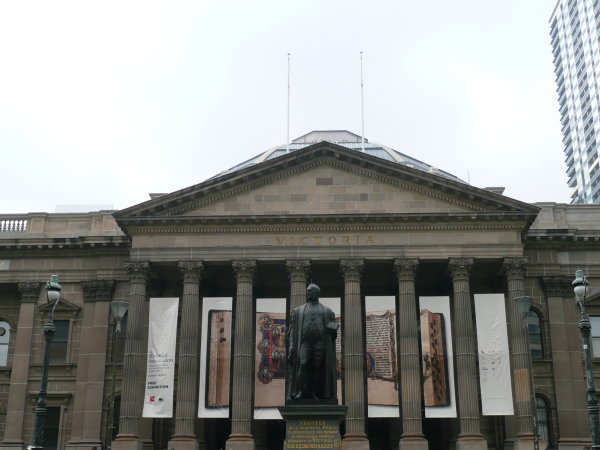
#> input picture Phase1/Data/Train/Set1/1.jpg, 600 x 450 px, found by its file name; its folder holds only this picture in this run
$ python Wrapper.py
#> lines starting #> are read from the running program, lines starting #| are printed output that depends on the picture
#!/usr/bin/evn python

"""
RBE/CS Fall 2022: Classical and Deep Learning Approaches for
Geometric Computer Vision
Project 1: MyAutoPano: Phase 2 Starter Code


Author(s):
saurabh kashid (saurabh.kashid@wpi.edu)
Robotics Engineering,
Worcester Polytechnic Institute
"""

# Code starts here:
import os
import numpy as np
import cv2
import argparse
import random
import math
import matplotlib.pyplot as plt
from skimage.feature import peak_local_max

# Add any python libraries here

def read_images(folder_path):
    images = []
    for filename in sorted(os.listdir(folder_path)):
        filepath = os.path.join(folder_path, filename)
        img = cv2.imread(filepath)
#> img is the input picture: shape (450, 600, 3); mean B, G, R 144.3, 147.2, 145.6
        images.append(img)
    return images

# [4 lines left out: function harris_corner, not called in this run]
        # img[dst>0.01*dst.max()]=[0,0,255]

def find_regional_maxima(corner_sc_img, min_distance=3):
    """Finds regional maxima using peak_local_max."""
    maxima = peak_local_max(corner_sc_img, min_distance=min_distance)
    mask = np.zeros_like(corner_sc_img, dtype=bool)
    mask[tuple(maxima.T)] = True
    return mask, maxima

# [13 lines of commented-out code are left out]

def apply_anms(corner_score_img, local_max_idx, n_best_corners):
    # Precompute corner scores
    scores = corner_score_img[local_max_idx[:, 0], local_max_idx[:, 1]]

    # Initialize suppression radii (distances)
    distances = np.full(local_max_idx.shape[0], np.inf)

    # For each corner, find distance to nearest stronger corner
    for idx_i, (coord_i, score_i) in enumerate(zip(local_max_idx, scores)):
        # Find indices of stronger corners
        stronger_idx = np.where(scores > score_i)[0]

        if stronger_idx.size > 0:
            coord_j = local_max_idx[stronger_idx]
            dx = coord_j[:, 0] - coord_i[0]
            dy = coord_j[:, 1] - coord_i[1]
            squared_distances = dx**2 + dy**2

            # Keep the minimum distance to stronger corner
            distances[idx_i] = np.min(squared_distances)
        else:
            # If no stronger corner, keep distance as np.inf
            distances[idx_i] = np.inf

    # Pick n_best_corners with largest suppression radius
    top_n_indices = np.argsort(distances)[::-1][:n_best_corners]
    selected_corners = local_max_idx[top_n_indices]

    return selected_corners

def draw_corners(img, corner_cords, file_path, display= True):
    img_cp = np.copy(img)
    for y,x in corner_cords:
        cv2.drawMarker(img_cp,(x,y), [0, 255, 0])
    # save the image to the given path
    cv2.imwrite(file_path,img_cp)
    if display:
        plt.imshow(cv2.cvtColor(img_cp, cv2.COLOR_BGR2RGB))

def get_patch(img, coord, patch_size, mode='valid'):
    # padd the img by the patch
    h, w = img.shape[:2]
    x, y = coord
    img_cp = np.copy(img)
    half = patch_size//2
    if mode == 'valid':
            if y - half < 0 or y + half >= h or x - half < 0 or x + half >= w:
                return None  # skip this corner – it doesn't fit
            patch = img[y-half:y+half+1, x-half:x+half+1].copy()
    if mode == 'pad':
        pad_img = cv2.copyMakeBorder(img_cp, half, half, half, half,
                                        borderType=cv2.BORDER_CONSTANT,
                                        value=0)
        x, y = coord
        # shift by +half because of the border we added
        y_pad, x_pad = y + half, x + half
        patch = pad_img[y_pad-half:y_pad+half+1, x_pad-half:x_pad+half+1].copy()

    return patch

def standardize_vector(vect):
    mean = np.mean(vect)
    std = np.std(vect)
    std_vect = np.array([(i-mean)/std for i in vect])
    return (vect-mean)/std

def feature_descriptors(img, corner_coords, gaussin_blur_patch_size, subsampel_path_size, debug=False):
    features = []
    valid_corners = []
    for idx, (cord_y, cord_x) in enumerate(corner_coords):
        # get the patch
        patch = get_patch(img, (cord_x,cord_y), gaussin_blur_patch_size)
        if patch is None:
            # skip this corner feataure
            print("Feature is near to edge of the image skipping")
            continue
        # add the gaussian blur to this patch
        blur = cv2.GaussianBlur(patch, (3,3),0)
        # plot the result
        # plt.imshow(blur,cv2.COLOR_BGR2RGB)
        print("check gaussian blur")
        if debug:
            fig, axs = plt.subplots(1, 2, figsize=(16, 4))
            axs[0].imshow(patch,cmap="gray")
            axs[0].set_title('patch')

            axs[1].imshow(blur,cmap="gray")
            axs[1].set_title("blur")

        # reize the blur to 8*8 patach
        sub_sample_blur = cv2.resize(blur,(subsampel_path_size,subsampel_path_size), interpolation=cv2.INTER_AREA)
        feature_vect = sub_sample_blur.flatten()
        # standardize the vector to have the 0 mean and 1 variance
        std_feat_vec = standardize_vector(feature_vect)
        features.append(std_feat_vec)
        valid_corners.append([cord_x, cord_y])
    return np.array(features), np.asanyarray(valid_corners)

# [88 lines left out: functions ransac_homography, feature_matching, stitch_two_images, not called in this run]

def corners_after_warp(img, H):
    h, w = img.shape[:2]
    # 4 homogeneous corners
    pts = np.array([[0,0,1],[w,0,1],[w,h,1],[0,h,1]]).T
    warped = H.dot(pts)
    warped /= warped[2]           # normalize
    return warped[:2].T           # Nx2 array

def main():
    # Add any Command Line arguments here
    Parser = argparse.ArgumentParser()
    Parser.add_argument('--NumFeatures', default=200, help='Number of best features to extract from each image, Default:100')
    Parser.add_argument('--minDistForLocalMax', default=4, help='Minimum distance arg for peak_local_max')
    Parser.add_argument('--outputFilePath', default='YourDirectoryID_p1/Phase1/output_imgs', help='output path to save the imgs')
    Parser.add_argument('--patchSizeForGaussianBlur', default=41, help='patch size for the gaussian blur arounf the feature')
    Parser.add_argument('--subsamplePatchSize', default=8, help='sub-sample the patch size to reduce the complexity')
    Parser.add_argument('--correspondenceThreshold', default=0.8, help='helps to pick the corrospondences')

    Args = Parser.parse_args()
    NumFeatures = Args.NumFeatures

    """
    Read a set of images for Panorama stitching
    """
    folder_path = r"YourDirectoryID_p1/Phase1/Data/Train/Set1"
    images = read_images(folder_path)
#> images = 1 item
    # convert to gray scale
    gray_imgs = [cv2.cvtColor(img,cv2.COLOR_BGR2GRAY).astype(np.float32) for img in images]
#> gray_imgs = 1 item
    img_info = {}

    """
	Corner Detection
	Save Corner detection output as corners.png
	"""
    for idx, gray in enumerate(gray_imgs):
        dst_ = cv2.cornerHarris(gray,2,5,0.03)
        dst_ = cv2.dilate(dst_, None)

        img_cp = np.copy(images[idx])
        img_cp[dst_>0.01*dst_.max()] = [0,0,255]
        # [6 lines of commented-out code are left out]

        """
        Perform ANMS: Adaptive Non-Maximal Suppression
        Save ANMS output as anms.png
        """
        corner_response = np.copy(dst_)
        corner_response[corner_response < 0] = 0
        mask, local_maxima_idx = find_regional_maxima(corner_response, min_distance=Args.minDistForLocalMax)
        img_local_max = np.copy(images[idx])
        for (y, x) in local_maxima_idx:
            cv2.drawMarker(img_local_max, (x, y), [0, 255, 0], markerType=cv2.MARKER_CROSS, markerSize=10, thickness=1)
        # [5 lines of commented-out code are left out]
        n_best_corners = apply_anms(dst_, local_maxima_idx, n_best_corners=NumFeatures)

        # mark the corners and plot
        file_name = f"{Args.outputFilePath}/anm_result_{idx}.png"
        draw_corners(images[idx],n_best_corners,file_name)

        """
        Feature Descriptors
        Save Feature Descriptor output as FD.png
        """
        features, valid_corners = feature_descriptors(gray, n_best_corners, Args.patchSizeForGaussianBlur, Args.subsamplePatchSize)
        img_info[idx] = {"features":features, "valid_corners":valid_corners} # change the features to feature_discripter
#> this loop made 1 pass
#> (printed output is left out)
#> pass 1, in main, `dst_ = cv2.cornerHarris(gray,2,5,0.03)`:
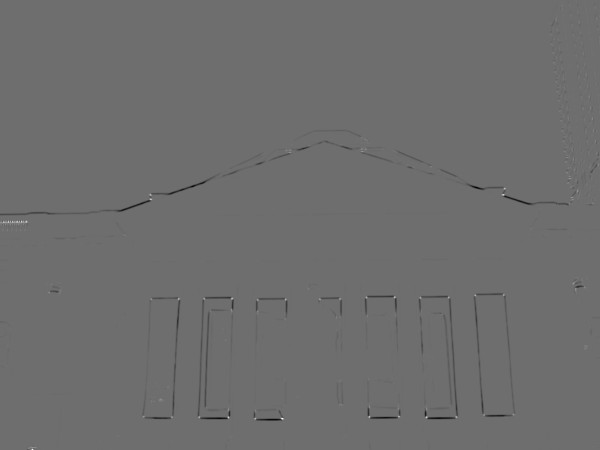
#> dst_: shape (450, 600) float32; min -1.96e+09, max 2.56e+09, mean -8248613.5; drawn with min black and max white
#> pass 1, in main, `dst_ = cv2.dilate(dst_, None)`:
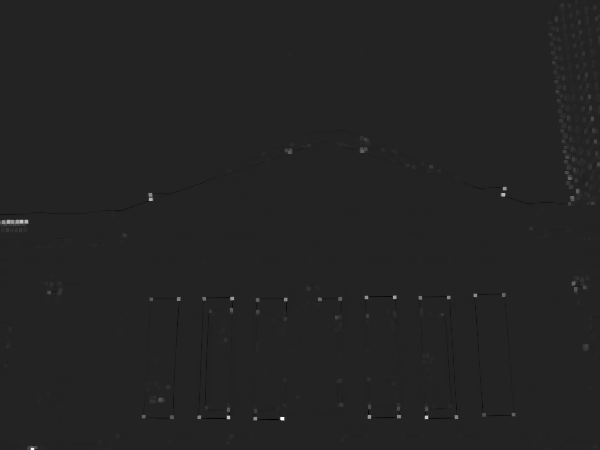
#> dst_: shape (450, 600) float32; min -407495456, max 2.56e+09, mean 4920080.5; drawn with min black and max white
#> pass 1, in main, `mask, local_maxima_idx = find_regional_maxima(corner_response, min_dis..`:
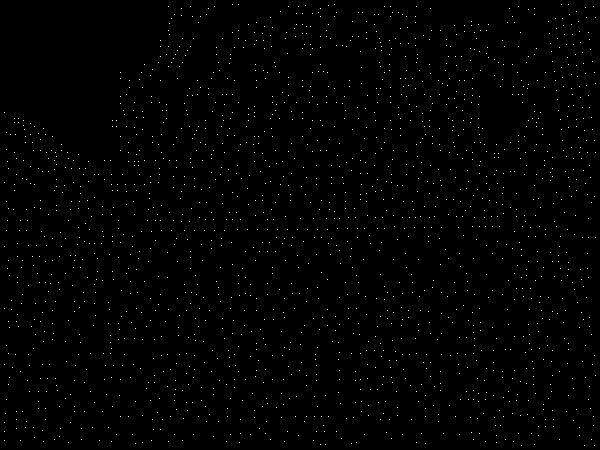
#> mask: shape (450, 600) bool; 0.73% white in thin lines or dots
#> pass 1, in draw_corners, `cv2.imwrite(file_path,img_cp)`:
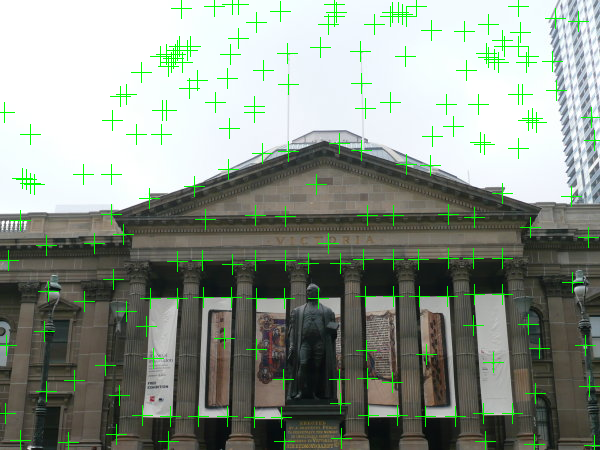
#> saved as anm_result_0.png: shape (450, 600, 3); mean B, G, R 139.5, 149.9, 140.9
#> after the loop:
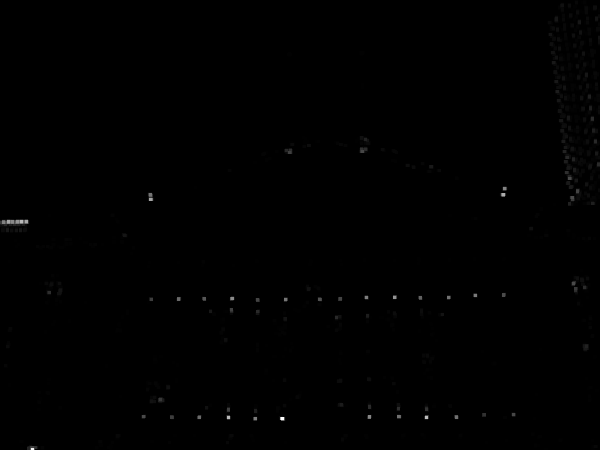
#> corner_response: shape (450, 600) float32; min 0, max 2.56e+09, mean 5764369.5; drawn with min black and max white
#> after the loop:
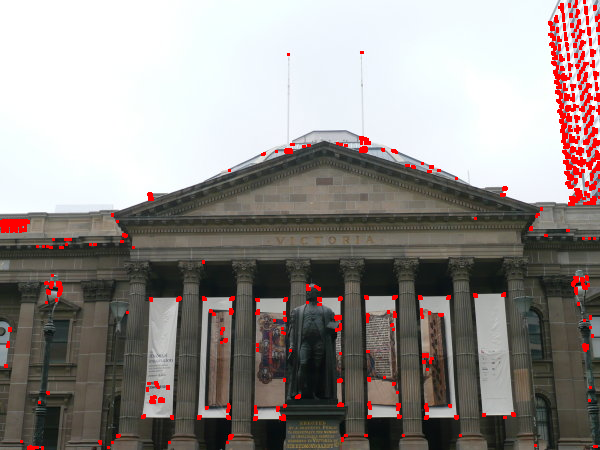
#> img_cp: shape (450, 600, 3); mean B, G, R 139.7, 142.8, 148.9
#> after the loop:
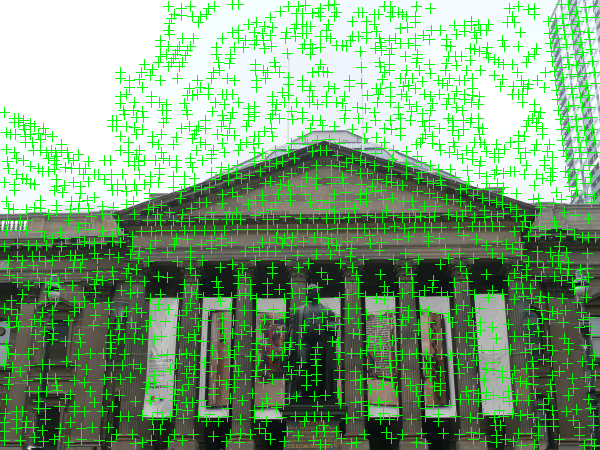
#> img_local_max: shape (450, 600, 3); mean B, G, R 123.2, 163.1, 124.5
    # resize the feature and save
    print("Done")
    """
	Feature Matching
	Save Feature Matching output as matching.png
	"""
    homography_mat = []
    for i in range(len(images)-1):
        feature_map = feature_matching(img_info[i]["features"],img_info[i+1]["features"],Args.correspondenceThreshold)
        # convert matches to cv2Dmatch
        cv_matches = []
        for query_idx, train_idx in feature_map.items():
            # distance is optional; 0 is fine for visualisation
            cv_matches.append(cv2.DMatch(_queryIdx=query_idx,
                                        _trainIdx=train_idx,
                                        _imgIdx=0,        # not used here
                                        _distance=0.0))
        kp1 = [cv2.KeyPoint(x=float(x), y=float(y), size=1)
        for (x, y) in img_info[i]["valid_corners"]]

        kp2 = [cv2.KeyPoint(x=float(x), y=float(y), size=1)
            for (x, y) in img_info[i+1]["valid_corners"]]
        vis = cv2.drawMatches(images[i], kp1,
                        images[i+1], kp2,
                        cv_matches, None,
                        flags=cv2.DrawMatchesFlags_NOT_DRAW_SINGLE_POINTS)

        file_name = f"{Args.outputFilePath}/feature_matching_pair_{i+1}.png"
        cv2.imwrite('mypano2.png', vis)
        plt.figure(figsize=(12, 6))
        plt.imshow(cv2.cvtColor(vis, cv2.COLOR_BGR2RGB))
        plt.axis('off')
        plt.title(f'{len(cv_matches)} matches (ratio test ≤ 0.64)')
        plt.show()
        """
        Refine: RANSAC, Estimate Homography
        """
        inlier = ransac_homography(kp1,kp2,feature_map)
        # selected inliers
        valid_kp1 = [kp1[i] for i in feature_map.keys()]
        valid_kp2 = [kp2[i] for i in feature_map.values()]

        kp1_inliers = [valid_kp1[i] for i, flag in enumerate(inlier) if flag]
        kp2_inliers = [valid_kp2[i] for i, flag in enumerate(inlier) if flag]


        # plot the selected keypoints
        cv_matches = []
        for num in range(len(kp1_inliers)):
            cv_matches.append(cv2.DMatch(_queryIdx=num, _trainIdx=num, _imgIdx=0, _distance=0.0))

        vis = cv2.drawMatches(images[i], kp1_inliers,
                        images[i+1], kp2_inliers,
                        cv_matches, None,
                        flags=cv2.DrawMatchesFlags_NOT_DRAW_SINGLE_POINTS)
        plt.figure(figsize=(12, 6))
        plt.imshow(cv2.cvtColor(vis, cv2.COLOR_BGR2RGB))
        plt.axis('off')
        plt.title(f'{len(cv_matches)} matches (Ransac)')
        plt.show()

        kps_src = np.array([point.pt for point in kp1_inliers])
        kps_dst = np.array([point.pt for point in kp2_inliers])
        H = cv2.findHomography(kps_src, kps_dst)[0]
        homography_mat.append(H)

        print("test")
#> this loop made 0 passes
    """
    Image Warping + Blending
    Save Panorama output as mypano.png
    """
    # 1) First, build cumulative homographies that map img[i] → img[last]
    N = len(images)
    cumH = [None] * N
    cumH[-1] = np.eye(3)                            # last image → last image
    for i in range(N-2, -1, -1):                    # go backwards
        # to map img[i]→last = (img[i+1]→last) ∘ (img[i]→img[i+1])
        cumH[i] = cumH[i+1] @ homography_mat[i]

    # 2) Gather all warped corners to determine panorama extents
    all_corners = []
    for i, img in enumerate(images):
        H = cumH[i]
        all_corners.append(corners_after_warp(img, H))
#> this loop made 1 pass
    all_corners = np.vstack(all_corners)
    x_min, y_min = np.int32(all_corners.min(axis=0) - 0.5)
    x_max, y_max = np.int32(all_corners.max(axis=0) + 0.5)

    # 3) Compute a translation so everything is in positive coords
    trans = np.array([[1, 0, -x_min],
                    [0, 1, -y_min],
                    [0, 0,     1  ]])

    # 4) Create accumulator & weight maps
    W = x_max - x_min
    H = y_max - y_min

    ref_idx = 0

    # 5) “stamp” + Poisson‐blend
    panorama = np.zeros((H, W, 3), dtype=np.uint8)
    coverage = np.zeros((H,W),dtype=np.uint8)

    for i, img in enumerate(images):
        Htot   = trans @ cumH[i]
        warped = cv2.warpPerspective(img, Htot, (W, H))

        # build a mask of *all* non-zero pixels
        # gray = cv2.cvtColor(warped, cv2.COLOR_BGR2GRAY)
        # _, mask = cv2.threshold(gray, 1, 255, cv2.THRESH_BINARY)
        h, w = images[i].shape[:2]
        mask = cv2.warpPerspective(np.ones((h,w),np.uint8)*255, trans@cumH[i], (W,H))

        # new_mask     = cv2.bitwise_and(mask, cv2.bitwise_not(coverage))
        # overlap_mask = cv2.bitwise_and(mask, coverage)
        # stamp all valid pixels in
        cv2.copyTo(warped, mask, panorama)

        # panorama[mask>0] = warped[mask>0]
        # coverage |= new_mask

        # 5b) Now crop to the bounding box and Poisson‐blend *that* region
        if i == ref_idx:
            continue
        x, y, w_box, h_box = cv2.boundingRect(mask)
        if w_box == 0 or h_box == 0:
            continue

        src = warped[y:y+h_box, x:x+w_box]
        dst = panorama[y:y+h_box, x:x+w_box]
        m   = mask[y:y+h_box, x:x+w_box]

        center = (w_box//2, h_box//2)
        blended = cv2.seamlessClone(src, dst, m, center, cv2.MIXED_CLONE)

        panorama[y:y+h_box, x:x+w_box] = blended

        #TODO: resize the panoroma for multiple image stitching
    # 6) Save and display
    cv2.imwrite('mypano1.png', panorama)
    plt.figure(figsize=(20,10))
    plt.imshow(cv2.cvtColor(panorama, cv2.COLOR_BGR2RGB))
    plt.axis('off')
    plt.title('Stitched Panorama')
    plt.show()

if __name__ == "__main__":
    main()

$ run again, on Phase1/Data/Train/Set1/2.jpg
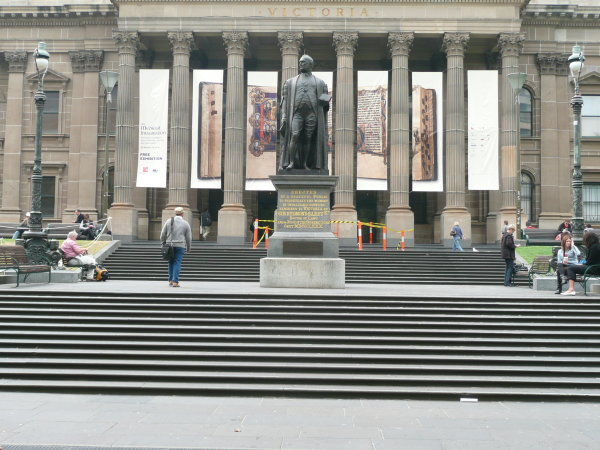
#> input picture Phase1/Data/Train/Set1/2.jpg, 600 x 450 px, found by its file name
#> in read_images, img is the input picture: shape (450, 600, 3); mean B, G, R 135.2, 141.3, 141.1
#> images = 1 item
#> the loop in main, `for idx, gray in enumerate(gray_imgs):` made 1 pass
#> (printed output is left out)
#> pass 1, in main, `mask, local_maxima_idx = find_regional_maxima(corner_response, min_dis..`:
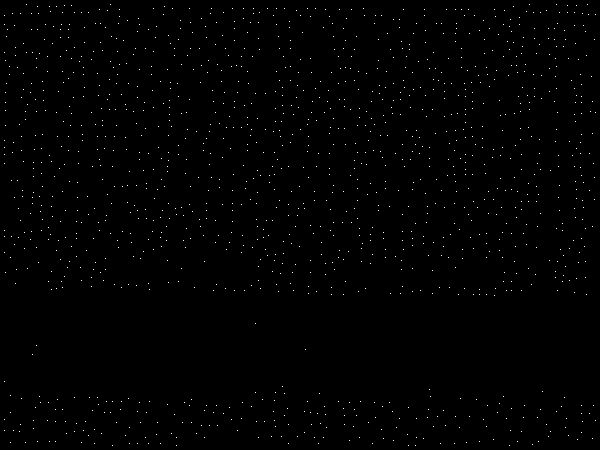
#> mask: shape (450, 600) bool; 0.53% white in thin lines or dots
#> after the loop in main, `for idx, gray in enumerate(gray_imgs):`:
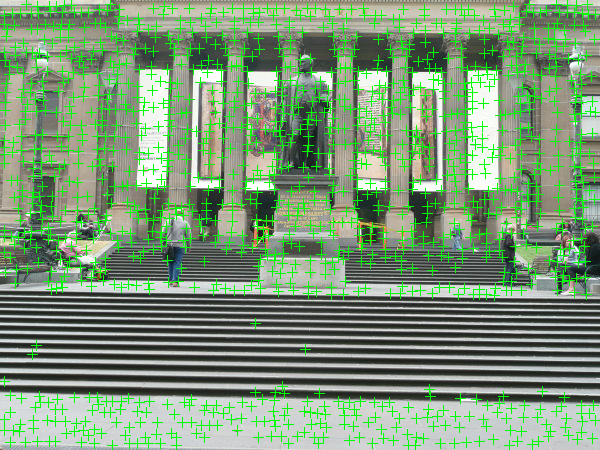
#> img_local_max: shape (450, 600, 3); mean B, G, R 119.4, 152.4, 124.5
#> the loop in main, `for i, img in enumerate(images):` made 1 pass
